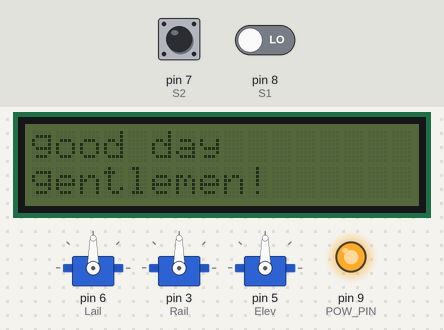
A sketch run on a simulated Arduino Uno, built with avr-gcc and run on an emulated ATmega328P. Parts: 16×2 character LCD, 3 × servo, output pins drawn as LEDs (lit = HIGH). Inputs (shaded band) come from the test bench; at power-on: pin 7 (S2) LOW, pin 8 (S1) LOW. Storage starts empty; what the sketch prints to the serial monitor is not drawn.

Above: at 0.2 s.
2.4 s: pin 7 (S2) pulsed HIGH 5 times (0.12 s each, 0.3 s apart)
At 5.0 s:
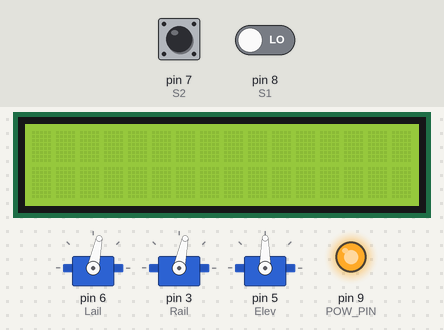
At 9.1 s:
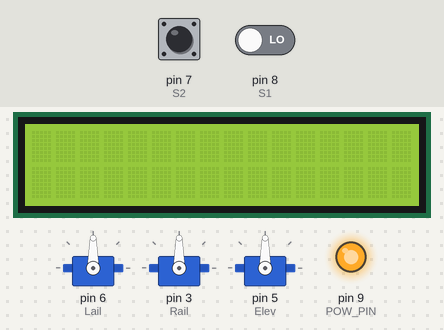
Timing chart, 0 to 26.5 s (numbered marks = the images above; inputs shaded):
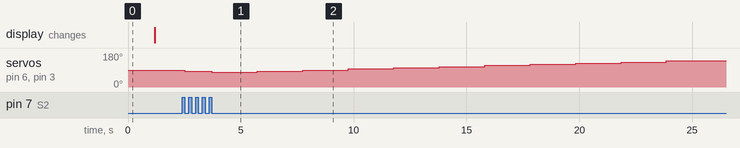

The sketch:

DTS_-_3.1.2recorder.ino
```cpp
#include <Servo.h>

#include <SD.h>

#include <LiquidCrystal_PCF8574.h>

LiquidCrystal_PCF8574 lcd(0x27); //using displey for checking

int n = 0;  //trims before flight
int m = 0;
int t = 0;
int k = 0;  //counter for recorder
int a = 90; //angles sending to servos
int b = 90;
int c = 90;
float x;    //received angles
float y;
bool Sleft; //flags for different conditions
bool Sright;
bool Mleft;
bool Mright;
bool Okroll;
bool Snose;
bool Stail;
bool Mnose;
bool Mtail;
bool so;
bool st;
bool cl = false;
bool cr = false;
bool cn = false;
bool ct = false;
const int POW_PIN = 9;//working with SD card routine
const int CS_PIN = 10;
const int Lail = 6; //working with servo routine
const int Rail = 3;
const int Elev = 5;
const int S1 = 8;
const int S2 = 7;
const int button = A0;
Servo LailS;
Servo RailS;
Servo ElevS;
void setup() {
  pinMode(S1, INPUT);
  pinMode(Lail, OUTPUT);
  pinMode(Rail, OUTPUT);
  pinMode(Elev, OUTPUT);
  Serial.begin(115200);
  lcd.begin(16, 2);      //working with lcd routine
  lcd.home(); lcd.clear();
  lcd.print("good day");
  lcd.setCursor(0, 1);
  lcd.print("gentlemen!");
  LailS.attach(Lail);
  RailS.attach(Rail);
  ElevS.attach(Elev);
   pinMode(CS_PIN, OUTPUT);//working with SD card routine
   pinMode(POW_PIN, OUTPUT);
   digitalWrite(POW_PIN, HIGH);
    if (!SD.begin(CS_PIN))  //connection checkup
{
Serial.println("Card Failure");
return;
}
Serial.println("Card Ready");
 File dataFilet = SD.open("logt.csv", FILE_WRITE); //making headlines
            if (dataFilet){
              dataFilet.println("timeStamp");
              dataFilet.close();
            }
            File dataFiler = SD.open("logRoll.csv", FILE_WRITE);
            if (dataFiler){
              dataFiler.println("roll angle");
              dataFiler.close();
            }
            File dataFilep = SD.open("logPitch.csv", FILE_WRITE);
            if (dataFilep){
              dataFilep.println("pitch angle");
              dataFilep.close();
            }
            File dataFilev = SD.open("logelev.csv", FILE_WRITE); //making headlines
            if (dataFilev){
              dataFilev.println("elevator servo angle");
              dataFilev.close();
            }
            File dataFilelail = SD.open("loglail.csv", FILE_WRITE);
            if (dataFilelail){
              dataFilelail.println("left aileron servo angle");
              dataFilelail.close();
            }
            File dataFilerail = SD.open("lograil.csv", FILE_WRITE);
            if (dataFilerail){
              dataFilerail.println("right aileron servo angle");
              dataFilerail.close();
            }
  delay(1000);
}

void loop() {
  so = false;
  st = false;
  bool Sleft = false;
  bool Sright = false;
  bool Mleft = false;
  bool Mright = false;
  bool Okroll = true;
  bool Snose = false;
  bool Stail = false;
  bool Mnose = false;
  bool Mtail = false;
  bool Okpitch = true;
  lcd.setBacklight(255);        //working witn lcd
  lcd.home(); lcd.clear();
  x = pulseIn(S1, HIGH);        //receiving angles
  x = 0.0978 * x - 53.0663 - 90;
  x = x * 10;
  x = x / 10;
  //delay(1);
  y = pulseIn(S2, HIGH);
  y = 0.0977 * y - 52.8977 - 90;
  y = y * 10;
  y = y / 10;
  /*lcd.setCursor(0, 1);      //printing angles
  lcd.print(x);
  lcd.setCursor(8, 1);
  lcd.print(y);
  lcd.setCursor(0, 0);*/
  if ((y < -6) || (y > 6)) { //roll stabilazation
    Okroll = false;
    if ((y < -40) && (!so)) {
      Sleft = true;
      a += 6;
      b -= 6;
      cl = false;
      cr = false;
      so = true;
    }
    if ((y < -6) && (!so)) {
      Mleft = true;
      if (!cl) {
        a = 93;
        b = 87;
        cl = true;
      }
      a += 1;
      b -= 1;
      so = true;
    }
    if ((y > 40) && (!so)) {
      Sright = true;
      a -= 6;
      b += 6;
      cl = false;
      cr = false;
      so = true;
    }
    if ((y > 6) && (!so)) {
      Mright = true;
      if (!cr) {
        a = 87;
        b = 93;
        cr = true;
      }
      a -= 1;
      b += 1;
      so = true;
    }
  }
  if ((x < -6) || (x > 6)) {  //pitch stabilazation
    Okpitch = false;
    if ((x < -40) && (!st) && (!Sleft) && (!Sright)) {
      Snose = true;
      c += 6;
      cn = false;
      ct = false;
      st = true;
    }
    if ((x < -6) && (!st) && (!Sleft) && (!Sright)) {
      Mnose = true;
      if (!cn) {
        c = 93;
        cn = true;
      }
      c += 1;
      st = true;
    }
    if ((x > 40) && (!st) && (!Sleft) && (!Sright)) {
      Stail = true;
      c -= 6;
      cn = false;
      ct = false;
      st = true;
    }
    if ((x > 6) && (!st) && (!Sleft) && (!Sright)) {
      Mtail = true;
      if (!ct) {
        c = 87;
        ct = true;
      }
      c -= 1;
      st = true;
    }
  }
  if (a + n < 40) {  //checkup for the incorrect output
    a = 40 - n;
  }
  if (b + m < 40) {
    b = 40 - m;
  }
  if (c + t < 40) {
    c = 40 - t;
  }
  if (a + n > 140) {
    a = 140 - n;
  }
  if (b + m > 140) {
    b = 140 - m;
  }
  if (c + t > 140) {
    c = 140 - t;
  }
  LailS.write(a + n); //sending commands to servos
  RailS.write(a + m); //this servo somewhy has reverse in real life
  ElevS.write(c + t);
  /*Serial.println(a);  //sending angles to the COM port
  Serial.print(" ");
  Serial.print(d);
  Serial.print(" ");
  Serial.print(c);
  Serial.print(" ");*/
  k++;
  if(k == 20){
    k = 0;
    long timeStamp = millis(); //getting timestamp
  String str3 = String(a + n); //converting int to string, cause only string can be written to the file
  String str4 = String(b + m);
  String str5 = String(c + t);
  String str1 = String(x);
            String str2 = String(y);
      File dataFilet = SD.open("logt.csv", FILE_WRITE);//writing angles and timestamp to the files
            if (dataFilet){
              dataFilet.println(timeStamp);
              dataFilet.close();
            }
            File dataFiler = SD.open("logRoll.csv", FILE_WRITE);
            if (dataFiler){
              dataFiler.println(str1);
              dataFiler.close();
            }
            File dataFilep = SD.open("logPitch.csv", FILE_WRITE);
            if (dataFilep){
              dataFilep.println(str2);
              dataFilep.close();
            }
            File dataFilev = SD.open("logelev.csv", FILE_WRITE); //writing servo's angles
            if (dataFilev){
              dataFilev.println(str5);
              dataFilev.close();
            }
            File dataFilelail = SD.open("loglail.csv", FILE_WRITE);
            if (dataFilelail){
              dataFilelail.println(str3);
              dataFilelail.close();
            }
            File dataFilerail = SD.open("lograil.csv", FILE_WRITE);
            if (dataFilerail){
              dataFilerail.println(str4);
              dataFilerail.close();
            }

  }
  delay(7);
}
```
